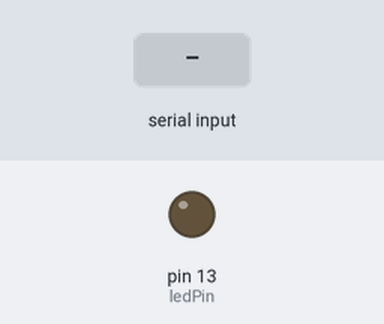
Bench run of a sketch on a simulated Arduino Uno, built with avr-gcc and run on an emulated ATmega328P. Shown: output pins drawn as LEDs (lit = HIGH). Inputs (shaded band) come from the test bench.

Above: at 1.2 s.
1.3 s: "+" received over Serial
At 1.6 s:
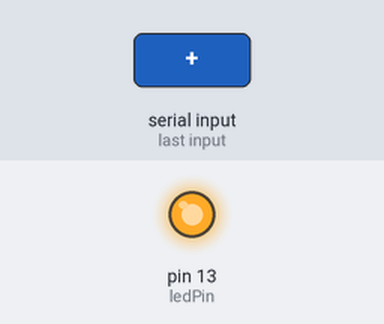
4.3 s: "!" received over Serial
At 5.0 s:
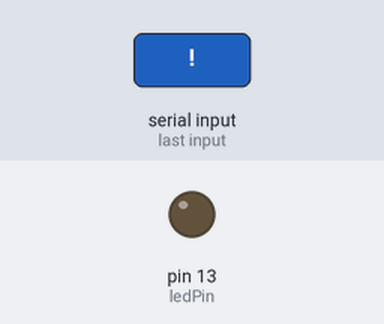
Timing chart, 0 to 7.3 s (numbered marks = the images above; inputs shaded):
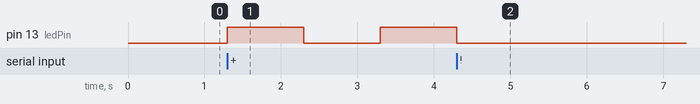

The sketch:

Sample_State_Machine_w._enum.ino
```cpp
enum blinkStates
{
  BLINK_DIS,    // blink disable
  BLINK_EN,     // blink enable
  LED_ON,       // we want the led to be on for interval
  LED_OFF       // we want the led to be off for interval
};

enum blinkStates ledState;
const int ledPin = 13;
long interval = 1000;
unsigned long previousMillis = 0;

void setup()
{
  pinMode(ledPin, OUTPUT);
  Serial.begin(9600);
}

void loop()
{
  unsigned long currentMillis = millis();

  // use ! and + characters to control the blinking.
  if (Serial.available() > 0)
  {
    char incomingByte = Serial.read();
    // turn off LED
    if (incomingByte == '!')
      ledState = BLINK_DIS; // equal to 0

    // turn on LED
    if (incomingByte == '+')
      ledState = BLINK_EN;  // equal to 1
  }

  if (ledState > BLINK_DIS)
  {
    if ((unsigned long)(currentMillis - previousMillis >= interval))
    {
      // enough time has passed, let's change the state of the LED.
      if (ledState == LED_ON)
      {
        // time to turn off the LED
        ledState = LED_OFF;
        digitalWrite(ledPin, LOW);
      }
      else
      {
        // time to turn on the LED
        ledState = LED_ON;
        digitalWrite(ledPin, HIGH);
      }
      // reset our timer
      previousMillis = currentMillis;
    }
  } else if (ledState == BLINK_DIS) {
    // blinking is disabled, so turn off LED
    digitalWrite(ledPin, LOW);
  }
}
```

Measured:
- after the input at 1.3 s, pin 13 (ledPin): LOW → HIGH at once, → LOW 1.0 s later, → HIGH 1.0 s later
- after the input at 4.3 s, pin 13 (ledPin): goes on until 4.3 s, then stays LOW
